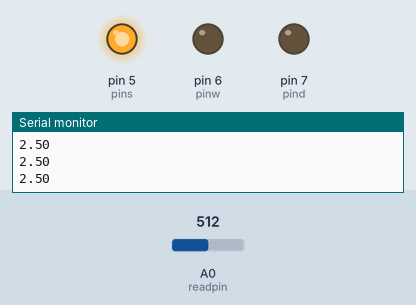
This sketch was run on a simulated Arduino Uno, built with avr-gcc and run on an emulated ATmega328P. On the bench: output pins drawn as LEDs (lit = HIGH), the last lines printed to the serial monitor. Inputs (shaded band) come from the test bench; at power-on: A0 (readpin) = 512.

Above: at 1.3 s.
1.4 s: A0 (readpin) set to 598
2.9 s: A0 (readpin) set to 621
At 3.8 s:
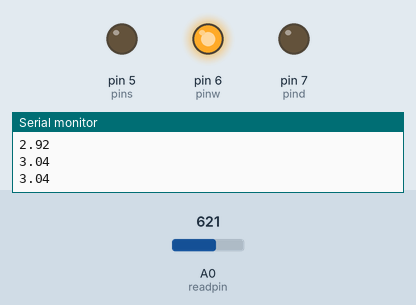
4.5 s: A0 (readpin) set to 811
6.0 s: A0 (readpin) set to 832
At 7.2 s:
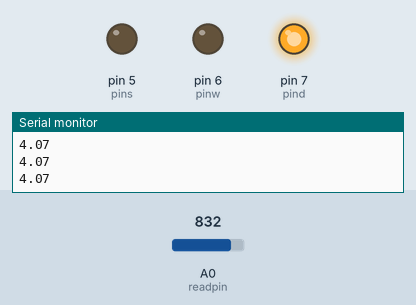
7.5 s: A0 (readpin) set to 716
At 8.6 s:
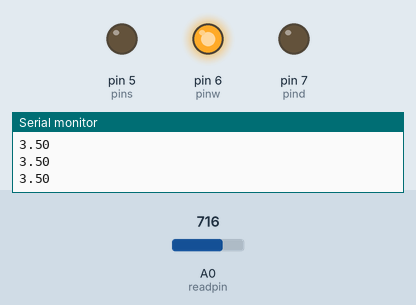
9.0 s: A0 (readpin) set to 900
At 9.8 s:
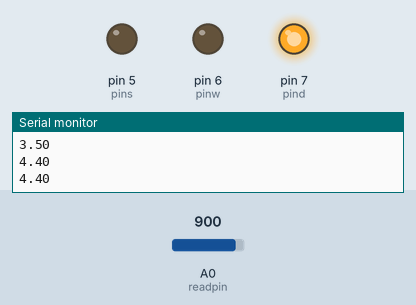
Timing chart, 0 to 11.5 s (numbered marks = the images above; inputs shaded):
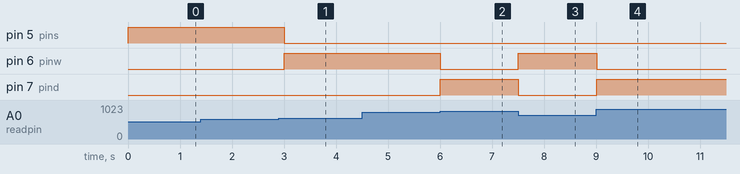

The sketch:

Voltage_Warning.ino
```cpp
int readpin = A0;
float readval = 0;
float volt = 0;
int delaytime = 500;
int pins = 5;
int pinw = 6;
int pind = 7;

void setup() {
  // put your setup code here, to run once:
pinMode (readpin, INPUT);
pinMode (pins, OUTPUT);
pinMode (pinw, OUTPUT);
pinMode (pind, OUTPUT);

Serial.begin(9600);
}

void loop() {
  // put your main code here, to run repeatedly:
readval = analogRead(readpin);
volt = (5./1023.)*readval;
Serial.println(volt);

if(volt<3){
  digitalWrite(pins,HIGH);
  }
  if(volt>3){
  digitalWrite(pins,LOW);
  }

if(volt>3&&volt<4){
  digitalWrite(pinw,HIGH);
  }
  if(volt<3||volt>4){
  digitalWrite(pinw,LOW);
  }

if(volt>4){
  digitalWrite(pind,HIGH);
  }
  if(volt<4){
  digitalWrite(pind,LOW);
  }

delay (delaytime);

}
```

Measured:
- the behaviour switches between 613 and 614 on A0 (readpin) (found by bisection; images 0 and 1)
- the behaviour switches between 818 and 819 on A0 (readpin) (found by bisection; images 1 and 2)
- after the input at 2.9 s, pin 5 (pins): HIGH → LOW after 0.10 s; pin 6 (pinw): LOW → HIGH after 0.10 s
- after the input at 6.0 s, pin 6 (pinw): HIGH → LOW at once; pin 7 (pind): LOW → HIGH at once
- after the input at 7.5 s, pin 6 (pinw): LOW → HIGH at once; pin 7 (pind): HIGH → LOW at once
- after the input at 9.0 s, pin 6 (pinw): HIGH → LOW at once; pin 7 (pind): LOW → HIGH at once
